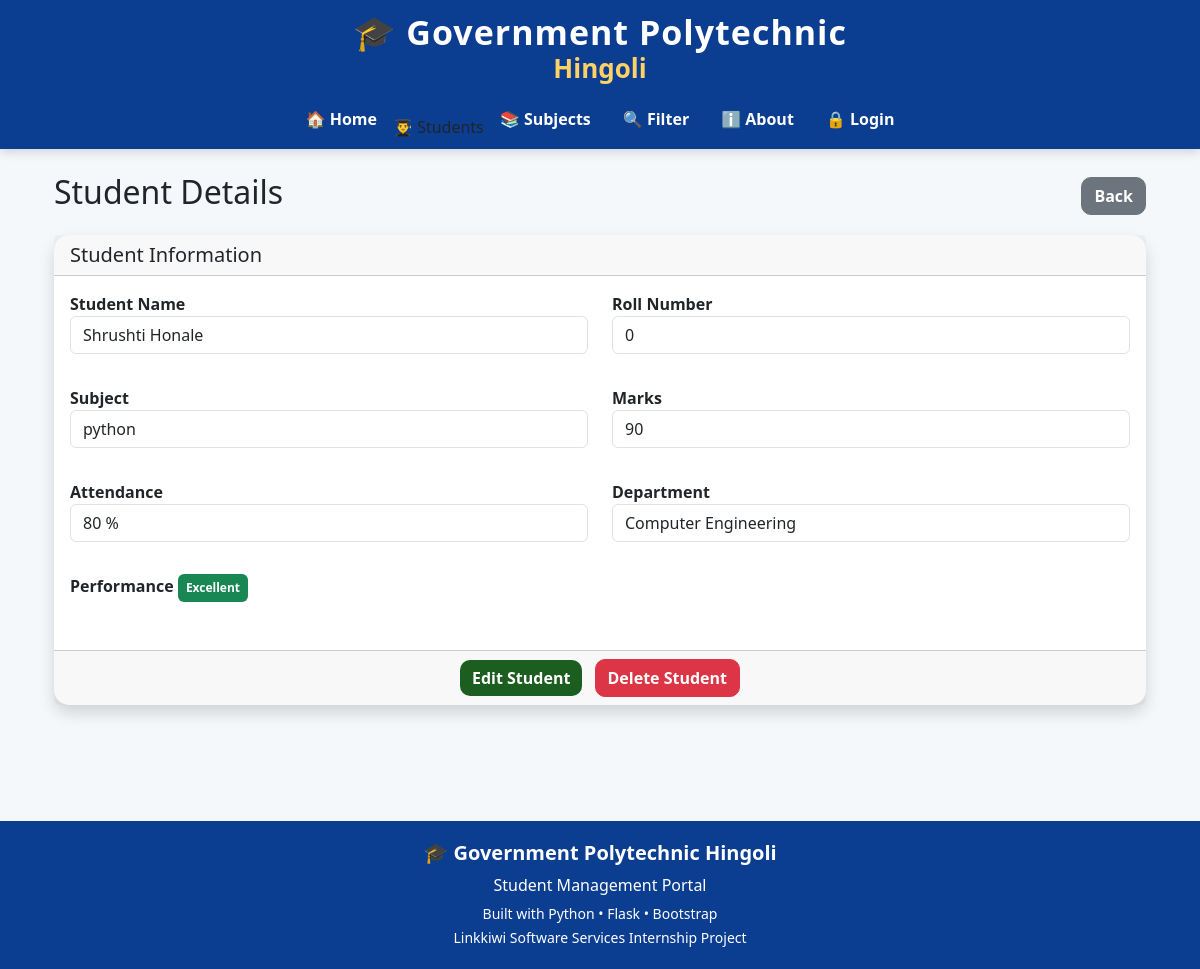
/detail/1, run on the app's committed database.
### tables this page shows
CREATE TABLE students (
            id INTEGER PRIMARY KEY AUTOINCREMENT,
            name TEXT NOT NULL,
            roll INTEGER NOT NULL,
            marks INTEGER NOT NULL,
            subject TEXT NOT NULL,
            attendance INTEGER DEFAULT 0
        );

### app.py (the view)
@app.route("/detail/<int:id>")
def detail(id):
    conn = get_db()
    student = conn.execute(
        "SELECT * FROM students WHERE id = ?",
        (id,)
    ).fetchone()
    conn.close()
    return render_template(
        "detail.html",
        student=student
    )

### database.py (called while the page is built)
def get_db():
    conn = sqlite3.connect(
        DB_PATH
    )
    conn.row_factory = sqlite3.Row
    return conn

### templates/detail.html (shortened to what this page needs)
{% extends "base.html" %}
{% block content %}
<div class="container mt-4">
    <div class="d-flex justify-content-between align-items-center mb-3">
        <h2>
            Student Details
        </h2>
        <a href="/students" class="btn btn-secondary">
            Back
        </a>
    </div>
    <div class="card shadow">
        <div class="card-header">
            <h5 class="mb-0">
                Student Information
            </h5>
        </div>
        <div class="card-body">
            <div class="row">
                <div class="col-md-6 mb-3">
                    <label class="fw-bold">
                        Student Name
                    </label>
                    <p class="form-control">
                        {{ student['name'] }}
                    </p>
                </div>
                <div class="col-md-6 mb-3">
                    <label class="fw-bold">
                        Roll Number
                    </label>
                    <p class="form-control">
                        {{ student['roll'] }}
                    </p>
                </div>
                                <div class="col-md-6 mb-3">
                    <label class="fw-bold">
                        Subject
                    </label>
                    <p class="form-control">
                        {{ student['subject'] }}
                    </p>
                </div>
                <div class="col-md-6 mb-3">
                    <label class="fw-bold">
                        Marks
                    </label>
                    <p class="form-control">
                        {{ student['marks'] }}
                    </p>
                </div>
                <div class="col-md-6 mb-3">
                    <label class="fw-bold">
                        Attendance
                    </label>
                    <p class="form-control">
                        {{ student['attendance'] }} %
                    </p>
                </div>
                <div class="col-md-6 mb-3">
                    <label class="fw-bold">
                        Department
                    </label>
                    <p class="form-control">
                        Computer Engineering
                    </p>
                </div>
                <div class="col-md-12 mb-3">
                    <label class="fw-bold">
                        Performance
                    </label>
                    {% if student['marks']|int >= 75 %}
                        <p class="badge bg-success p-2">
                            Excellent
                        </p>
                    {% elif student['marks']|int >= 40 %}
                        <p class="badge bg-warning text-dark p-2">
                            Passed
                        </p>
                    {% else %}
                        <p class="badge bg-danger p-2">
                            Needs Improvement
                        </p>
                    {% endif %}
                </div>
                            </div>
        </div>
        <div class="card-footer text-center">
            <a href="/edit_student/{{ student['id'] }}"
               class="btn btn-primary me-2">
                Edit Student
            </a>
            <a href="/delete_student/{{ student['id'] }}"
               class="btn btn-danger"
               onclick="return confirm('Are you sure you want to delete this student?');">
                Delete Student
            </a>
        </div>
    </div>
</div>
{% endblock %}

### templates/base.html (style rules this page uses)
body { font-family:"Segoe UI",sans-serif; background:#f4f8fb; margin:0; padding:0; }
.container { min-height:75vh; }
.card { border:none; border-radius:15px; box-shadow:0 4px 15px rgba(0,0,0,.08); transition:.3s; }
.btn { border-radius:10px; font-weight:600; }
.btn-primary { background:#1b5e20; border:none; }

### data on the page
students: name "Shrushti Honale", roll "0", subject "python", marks "90", attendance "80"
